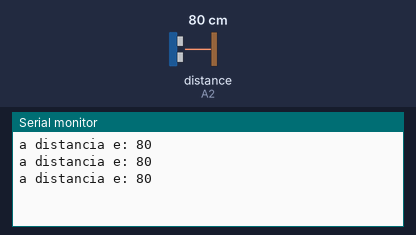
Simulated run of this sketch. Board: Arduino Uno, built with avr-gcc and run on an emulated ATmega328P. Parts: the last lines printed to the serial monitor. Inputs (shaded band) come from the test bench; at power-on: distance to the obstacle (sensor on A2) 80 cm.

Above: at 1.3 s.
1.4 s: distance to the obstacle (sensor on A2) set to 2 cm
At 2.0 s:
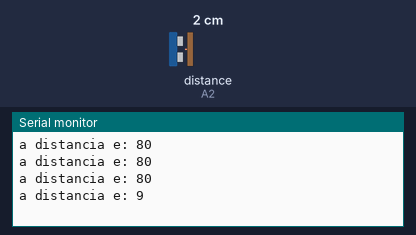
2.9 s: distance to the obstacle (sensor on A2) set to 18 cm
At 3.6 s:
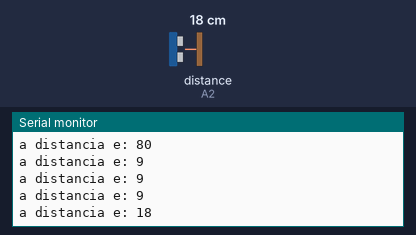
Timing chart, 0 to 5.9 s (numbered marks = the images above; inputs shaded):
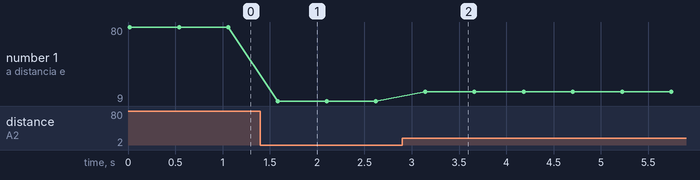

The sketch:

teste_sensor.ino
```cpp
#include <SharpIR.h>

#define QTR1 A0
#define QTR2 A1

#define INFRA A2
#define GTX 1080

#define PININ1 2
#define PININ2 4
#define PININ3 5
#define PININ4 7
#define PINENA 3
#define PINENB 6

#define TRESHOLD


SharpIR SharpIR(INFRA,GTX);


void setup() {
  Serial.begin(9600);
}

void loop() {
  //mostrarDistancia();
  int distancia = SharpIR.distance();

  Serial.print("a distancia e: ");
  Serial.println(distancia);
  delay(500);

}

void controleMotor(int motorL, int motorR){
  pinMode(PININ1, OUTPUT);
  pinMode(PININ2, OUTPUT);
  pinMode(PININ3, OUTPUT);
  pinMode(PININ4, OUTPUT);
  pinMode(PINENA, OUTPUT);
  pinMode(PINENB, OUTPUT);

  if(motorL < 0){
  motorL = -motorL;
  digitalWrite(PININ1, LOW);
  digitalWrite(PININ2, HIGH);
  }
  else{
    digitalWrite(PININ1, HIGH);
    digitalWrite(PININ2, LOW);
  }

  if(motorR < 0){
    motorR = -motorR;
    digitalWrite(PININ3, HIGH);
    digitalWrite(PININ4, LOW);
  }
  else{
    digitalWrite(PININ3, LOW);
    digitalWrite(PININ4, HIGH);
  }
  analogWrite(PINENA, motorL);
  analogWrite(PINENB, motorL);
}


void opcaoMotor(char opcao, int motorL, int motorR){

  switch(opcao){

    case '8':
      controleMotor(motorL,motorR);
      break;

    case '2':
      controleMotor(-motorL,-motorR);
      break;

    case '4':
      controleMotor(-motorL,motorR);
      break;

    case '6':
      controleMotor(motorL,-motorR);
      break;

    case '0':
      controleMotor(0,0);
      break;
  }
}

void mostrarDistancia(){
  int distancia = SharpIR.distance();

  Serial.print("a distancia e: ");
  Serial.println(distancia);
  delay(500);
}
```

Measured:
- after the input at 1.4 s, the serial monitor: prints a new line after 0.18 s (image 1)
- after the input at 2.9 s, the serial monitor: prints a new line after 0.24 s (image 2)
- plotted number 1: 80 → 9 after the input at 1.4 s, 9 → 18 after the input at 2.9 s
